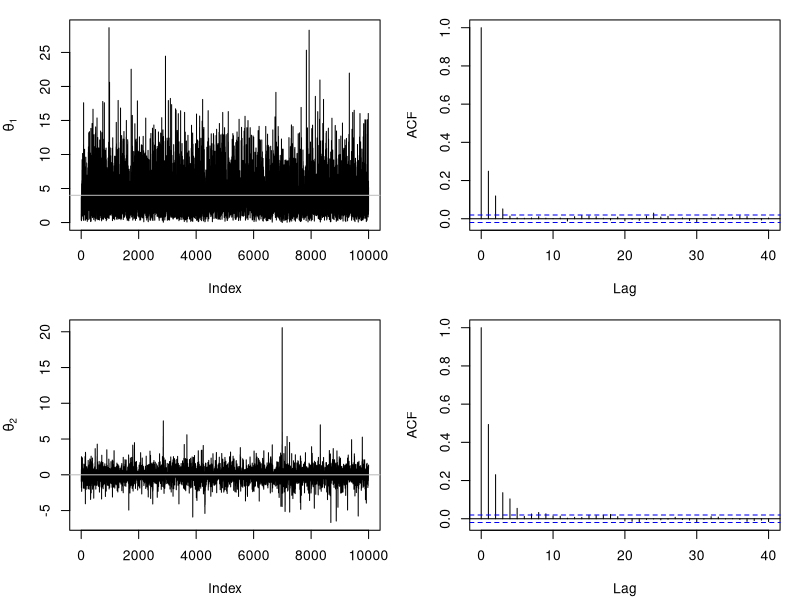
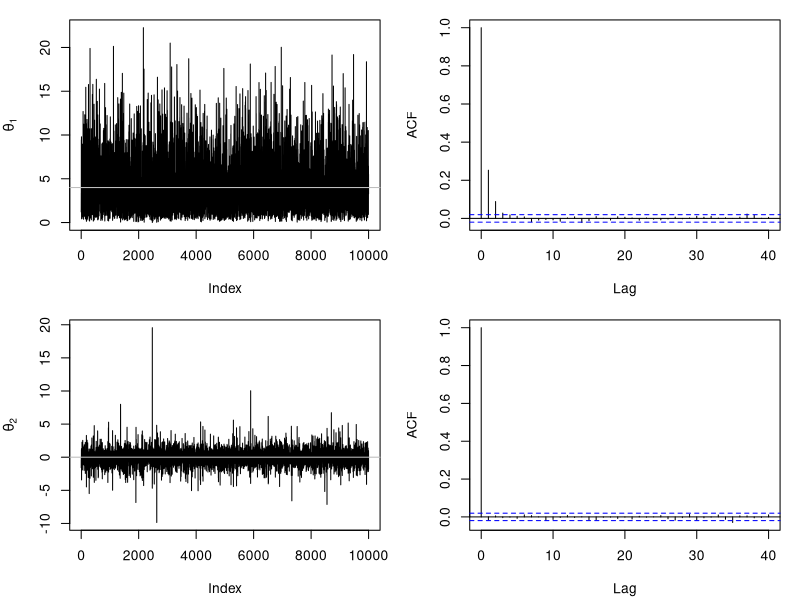

The R source for these figures, in order:
library(mvtnorm)

rrr  = 11000
burn = 1000
sampler1 = function(rrr, burn){
  theta.out = array(NA, dim=c(rrr-burn, 3))
  theta = c(2, 1, -1)
  for(s in 1:rrr){
    theta[1] = rgamma(1, 3, rate=0.5*(1 + theta[2]^2 + theta[3]^2 - 2*theta[2]*theta[3]/sqrt(2)))
    theta[2] = rnorm(1, theta[3]/sqrt(2), 1/sqrt(theta[1]))
    theta[3] = rnorm(1, theta[2]/sqrt(2), 1/sqrt(theta[1]))

    if(s > burn){
      theta.out[s-burn,] = theta
    }
  }
  return(theta.out)
}

sampler2 = function(rrr, burn){
  theta.out = array(NA, dim=c(rrr-burn, 3))
  theta = c(2, 1, -1)
  AA = matrix(c(2, sqrt(2), sqrt(2), 2), 2, 2)
  for(s in 1:rrr){
    theta[1] = rgamma(1, 3, rate=0.5*(1 + theta[2]^2 + theta[3]^2 - 2*theta[2]*theta[3]/sqrt(2)))
    theta[2:3] = rmvnorm(1, rep(0,2), AA/theta[1])
    if(s > burn){
      theta.out[s-burn,] = theta
    }
  }
  return(theta.out)
}


#################################################################
res1 = sampler1(rrr, burn)
quartz()
par(mfrow=c(2,2))
par(mar=c(4,4,1,1)+0.2)
plot(res1[,1], type="l", ylab=expression(theta[1]))
abline(h = 4, col="grey")
par(mar=c(4,4,1,1)+0.2)
acf(res1[,1])
#
par(mar=c(4,4,1,1)+0.2)
plot(res1[,2], type="l", ylab=expression(theta[2]))
abline(h = 0, col="grey")
par(mar=c(4,4,1,1)+0.2)
acf(res1[,2])
dev.print(dev=pdf, file="blocking1.pdf")



res2 = sampler2(rrr, burn)
quartz()
par(mfrow=c(2,2))
par(mar=c(4,4,1,1)+0.2)
plot(res2[,1], type="l", ylab=expression(theta[1]))
abline(h = 4, col="grey")
par(mar=c(4,4,1,1)+0.2)
acf(res2[,1])
#
par(mar=c(4,4,1,1)+0.2)
plot(res2[,2], type="l", ylab=expression(theta[2]))
abline(h = 0, col="grey")
par(mar=c(4,4,1,1)+0.2)
acf(res2[,2])
dev.print(dev=pdf, file="blocking2.pdf")







